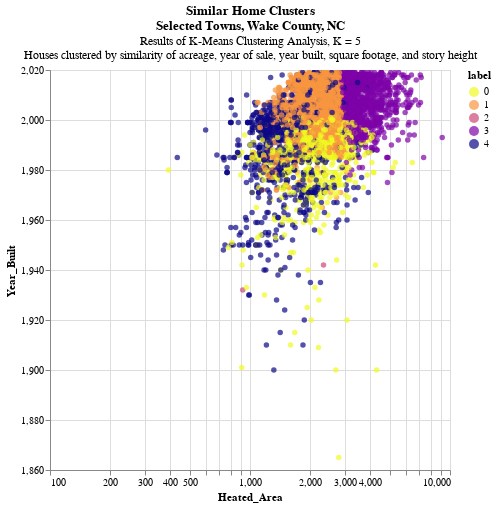

Source (Vega-Lite JSON):
### Vega-Lite specification from a JSON file in a GitHub repository (floating-point values rounded to 4 significant figures; data arrays with more than 128 entries replaced by an {"elided": "..."} marker saying what was removed)
{"config": {"view": {"continuousWidth": 400, "continuousHeight": 300}, "range": {"category": ["#f0f921", "#f89540", "#cc4778", "#7e03a8", "#0d0887"]}}, "data": {"name": "data-66a0ba004e01277f3c8249e1dd21fef4"}, "mark": "circle", "encoding": {"color": {"field": "label", "type": "nominal"}, "tooltip": [{"field": "Acreage", "type": "quantitative"}, {"field": "Sale_Price", "type": "quantitative"}, {"field": "Sale_Year", "type": "quantitative"}, {"field": "Year_Built", "type": "quantitative"}, {"field": "Heated_Area", "type": "quantitative"}, {"field": "Story_Height", "type": "quantitative"}, {"field": "Design_Style", "type": "nominal"}, {"field": "Town", "type": "nominal"}, {"field": "Hwy_Status", "type": "nominal"}, {"field": "geometry", "type": "nominal"}, {"field": "label", "type": "quantitative"}, {"field": "label_cat", "type": "nominal"}], "x": {"field": "Heated_Area", "scale": {"type": "log"}, "type": "quantitative"}, "y": {"field": "Year_Built", "scale": {"zero": false}, "type": "quantitative"}}, "height": 400, "selection": {"selector004": {"type": "interval", "bind": "scales", "encodings": ["x", "y"]}}, "title": {"text": ["Similar Home Clusters", "Selected Towns, Wake County, NC"], "subtitle": ["Results of K-Means Clustering Analysis, K = 5", "Houses clustered by similarity of acreage, year of sale, year built, square footage, and story height"]}, "width": 400, "$schema": "https://vega.github.io/schema/vega-lite/v4.17.0.json", "datasets": {"data-66a0ba004e01277f3c8249e1dd21fef4": {"elided": "5000 records"}}}
